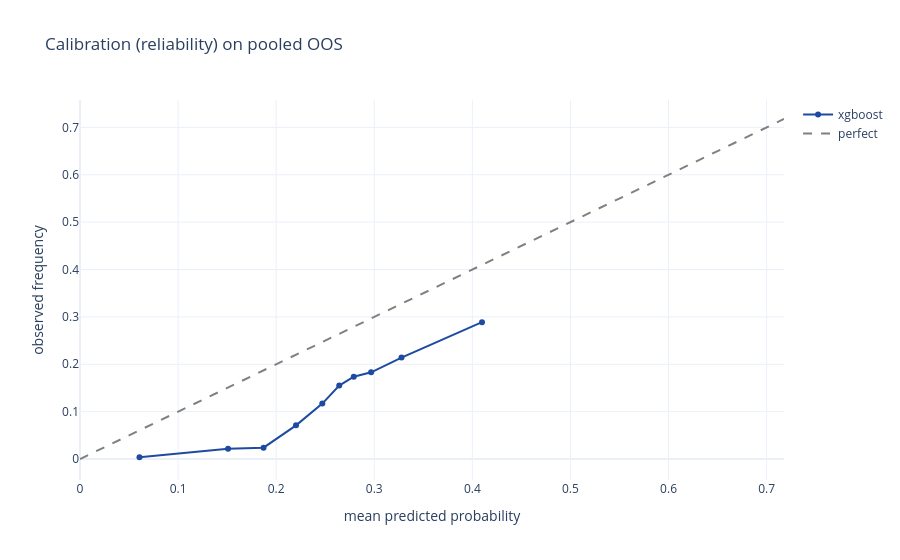

Source (notebook cell):
### Markdown cell above
## 3 - Pooled out-of-time predictions + calibration

Pool the per-fold OOS predictions (frozen retuned hp) into ONE decision-aligned
sample; report pooled KPIs and the reliability curve - the probabilities feed the
overbooking decision, so calibration matters as much as ranking.

### Code cell
_step("pooled out-of-time predictions...")
oos = T.walk_forward_predict(MODEL, n_folds=12)
yv, pv = oos["y_true"].to_numpy(), oos["y_prob"].to_numpy()
print(f"pooled OOS: n={len(oos):,}  base-rate={yv.mean():.3f}  | "
      f"AUC={roc_auc_score(yv,pv):.4f}  AP={average_precision_score(yv,pv):.4f}  "
      f"Brier={brier_score_loss(yv,pv):.4f}")
from sklearn.calibration import calibration_curve
frac_pos, mean_pred = calibration_curve(yv, pv, n_bins=10, strategy="quantile")
fig = go.Figure()
fig.add_scatter(x=mean_pred, y=frac_pos, mode="lines+markers", name=MODEL, line=dict(color=BRAND["blue"]))
fig.add_scatter(x=[0, float(pv.max())], y=[0, float(pv.max())], mode="lines",
                name="perfect", line=dict(color="grey", dash="dash"))
fig.update_layout(title="Calibration (reliability) on pooled OOS",
                  xaxis_title="mean predicted probability", yaxis_title="observed frequency")
fig.show()

### Figure 1 — Plotly figure (JSON) as saved in the notebook; plotly's stock layout.template omitted (floating-point values rounded to 4 significant figures)
{"data": [{"line": {"color": "#1E4BA1"}, "mode": "lines+markers", "name": "xgboost", "type": "scatter", "x": [0.06065, 0.1509, 0.1872, 0.2202, 0.247, 0.2643, 0.2791, 0.2968, 0.3278, 0.4098], "y": [0.003796, 0.02189, 0.02408, 0.07118, 0.117, 0.1552, 0.1738, 0.1831, 0.2142, 0.2889]}, {"line": {"color": "grey", "dash": "dash"}, "mode": "lines", "name": "perfect", "type": "scatter", "x": [0, 0.7177], "y": [0, 0.7177]}], "layout": {"title": {"text": "Calibration (reliability) on pooled OOS"}, "xaxis": {"title": {"text": "mean predicted probability"}}, "yaxis": {"title": {"text": "observed frequency"}}}}
